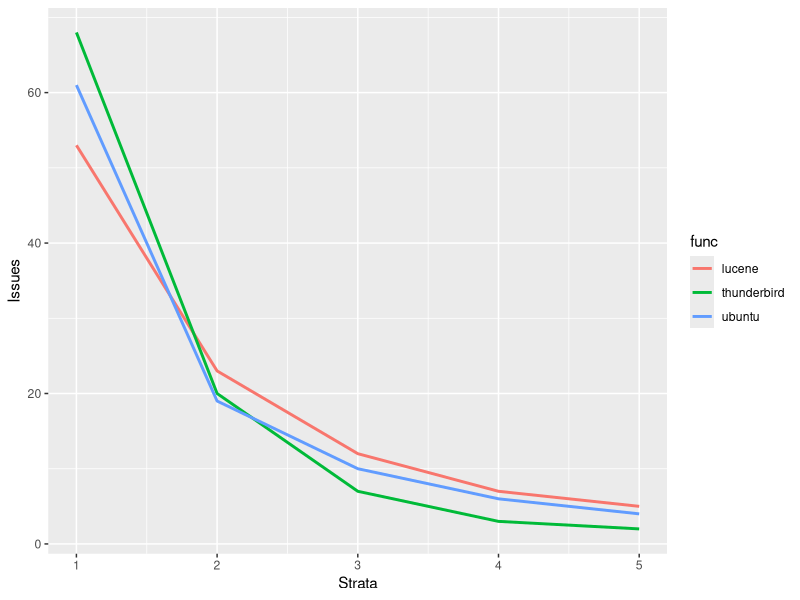

Recreate this plot in R.
library(ggplot2)
library(reshape2)

x <- c(1, 2, 3, 4, 5)
lucene <- c(53, 23, 12, 7, 5)
thunderbird <- c(68, 20, 7, 3, 2)
ubuntu <- c(61, 19, 10, 6, 4)

df <- data.frame(x, lucene, thunderbird, ubuntu)

chart_data <- melt(df, id='x')
names(chart_data) <- c('x', 'func', 'value')

ggplot() +
  geom_line(data = chart_data, aes(x = x, y = value, color = func), size = 1)+
  xlab("Strata") +
  ylab("Issues")
